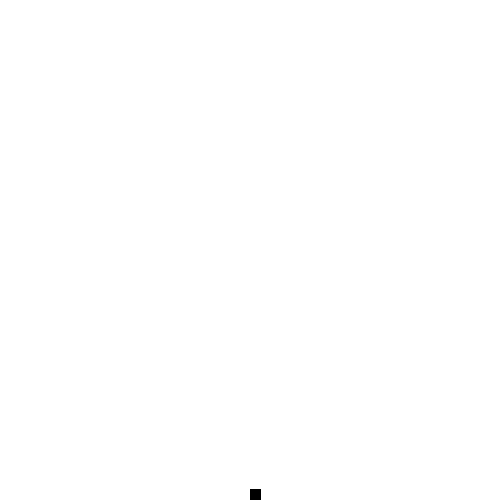
Frame 1 (no input)
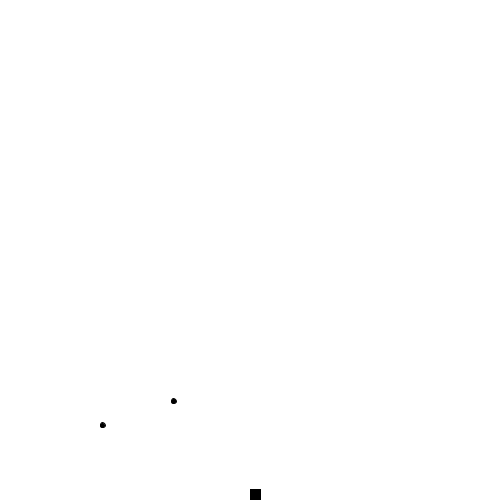
Frame 60 (the mouse pressed at the canvas centre just before this capture)
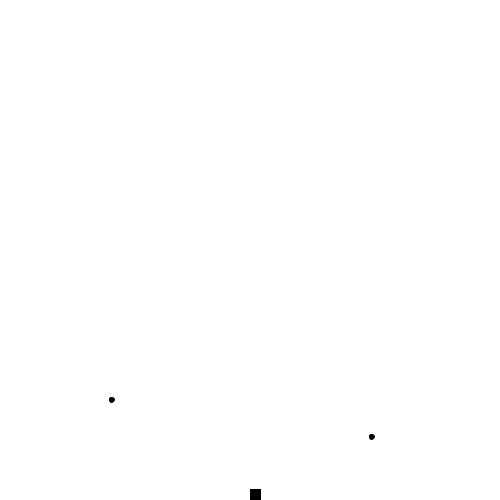
Frame 120 (the mouse held since frame 60 and released just before this capture)

The Processing sketch that drew these frames (run headless with seeded random() and noise(); from frame 60 on, the mouse is pressed at the canvas centre):

// Processing sketch: processing_117214
// ── processing_117214.pde

void setup() {
 size(500,500);
}
int xprik = 250;
int yprik = 489;
float bomy = random(-200,-1); 
float bomx = random(1,499);
float d =sqrt((bomx-xprik)*(bomx-xprik)+(bomy-yprik)*(bomy-yprik));
float fart = random(1,20);
float fart2 = random(1,20);
float fart3 = random(1,20);
float fart4 = random(1,20);
float fart5 = random(1,20);
float bom2y = random(-200,-1); 
float bom2x = random(1,499);
float bom3y = random(-200,-1); 
float bom3x = random(1,499);
float bom4y = random(-200,-1); 
float bom4x = random(1,499);
float bom5y = random(-200,-1); 
float bom5x = random(1,499);
void draw() {
  background(255,255,255);
  fill(0,0,0);
 rect(xprik,yprik,10,10);
 if (keyPressed){
   if(key == 'd' || key == 'D'){
   xprik =xprik+5;
}

 }
  if (keyPressed){
   if(key == 'a' || key == 'A'){
   xprik =xprik-5;
}
  }
  fart = random(1,20);
   stroke(0,0,0);
  ellipse(bomx,bomy,5,5);
  bomy = bomy + fart;
  if (bomy >=501){
    bomy = random(-200,-1);
    bomx = random(0,499);
    ellipse(bomx,bomy,5,5);
  }
  d =sqrt((bomx-xprik)*(bomx-xprik)+(bomy-yprik)*(bomy-yprik));
  if (d<5){
    fill(0,0,0);
    rect(0,0,500,500);
    exit();
  }
  fart2 = random(1,20);
   stroke(0,0,0);
  ellipse(bom2x,bom2y,5,5);
  bom2y = bom2y + fart2;
  if (bom2y >=501){
    bom2y = random(-200,-1);
    bom2x = random(0,499);
    ellipse(bom2x,bom2y,5,5);
  }
  d =sqrt((bom2x-xprik)*(bom2x-xprik)+(bom2y-yprik)*(bom2y-yprik));
  if (d<5){
    fill(0,0,0);
    rect(0,0,500,500);
    exit();
  }
  fart3 = random(1,20);
stroke(0,0,0);
  ellipse(bom3x,bom3y,5,5);
  bom3y = bom3y + fart3;
  if (bom3y >=501){
    bom3y = random(-200,-1);
    bom3x = random(0,499);
    ellipse(bom3x,bom3y,5,5);
  }
  d =sqrt((bom3x-xprik)*(bom3x-xprik)+(bom3y-yprik)*(bom3y-yprik));
  if (d<5){
    fill(0,0,0);
    rect(0,0,500,500);
    exit();
  }
  fart4 = random(1,20);
stroke(0,0,0);
  ellipse(bom4x,bom4y,5,5);
  bom4y = bom4y + fart4;
  if (bom4y >=501){
    bom4y = random(-200,-1);
    bom4x = random(0,499);
    ellipse(bomx,bomy,5,5);
  }
  d =sqrt((bom4x-xprik)*(bom4x-xprik)+(bom4y-yprik)*(bom4y-yprik));
  if (d<5){
    fill(0,0,0);
    rect(0,0,500,500);
    exit();
  }
  fart5 = random(1,20);
  stroke(0,0,0);
  ellipse(bom5x,bom5y,5,5);
  bom5y = bom5y + fart5;
  if (bomy >=501){
    bom5y = random(-200,-1);
    bom5x = random(0,499);
    ellipse(bom5x,bom5y,5,5);
  }
  d =sqrt((bom5x-xprik)*(bom5x-xprik)+(bom5y-yprik)*(bom5y-yprik));
  if (d<5){
    fill(0,0,0);
    rect(0,0,500,500);
    exit();
  }
}
